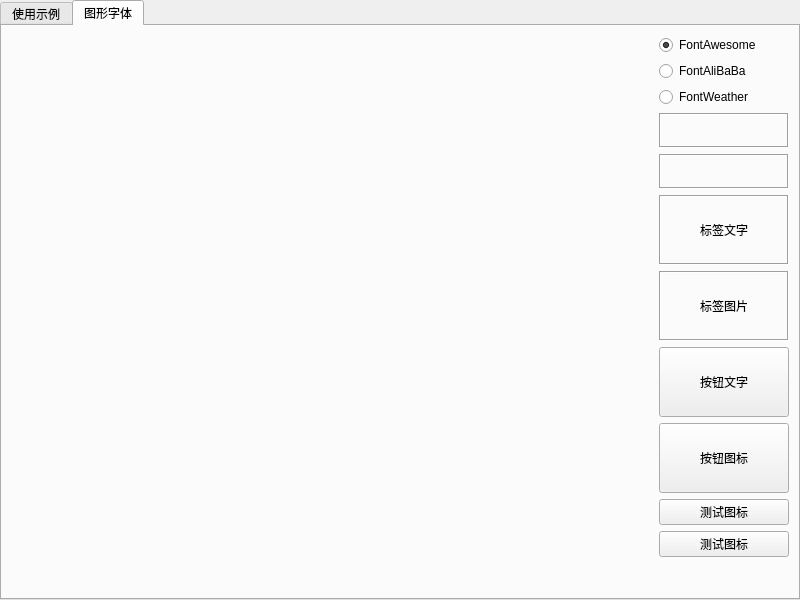
<?xml version="1.0" encoding="UTF-8"?>
<ui version="4.0">
 <class>frmIconHelper</class>
 <widget class="QWidget" name="frmIconHelper">
  <property name="geometry">
   <rect>
    <x>0</x>
    <y>0</y>
    <width>800</width>
    <height>600</height>
   </rect>
  </property>
  <property name="windowTitle">
   <string>Dialog</string>
  </property>
  <layout class="QVBoxLayout" name="verticalLayout_6">
   <property name="leftMargin">
    <number>0</number>
   </property>
   <property name="topMargin">
    <number>0</number>
   </property>
   <property name="rightMargin">
    <number>0</number>
   </property>
   <property name="bottomMargin">
    <number>0</number>
   </property>
   <item>
    <widget class="QTabWidget" name="tabWidget">
     <property name="currentIndex">
      <number>1</number>
     </property>
     <widget class="QWidget" name="tabNav">
      <attribute name="title">
       <string>使用示例</string>
      </attribute>
      <layout class="QVBoxLayout" name="verticalLayout_5">
       <item>
        <widget class="QWidget" name="widget" native="true">
         <property name="sizePolicy">
          <sizepolicy hsizetype="Preferred" vsizetype="Expanding">
           <horstretch>0</horstretch>
           <verstretch>0</verstretch>
          </sizepolicy>
         </property>
         <layout class="QGridLayout" name="gridLayout">
          <property name="leftMargin">
           <number>0</number>
          </property>
          <property name="topMargin">
           <number>0</number>
          </property>
          <property name="rightMargin">
           <number>0</number>
          </property>
          <property name="bottomMargin">
           <number>0</number>
          </property>
          <item row="0" column="0">
           <widget class="QWidget" name="widget1" native="true">
            <property name="minimumSize">
             <size>
              <width>120</width>
              <height>0</height>
             </size>
            </property>
            <property name="maximumSize">
             <size>
              <width>120</width>
              <height>16777215</height>
             </size>
            </property>
            <layout class="QVBoxLayout" name="verticalLayout">
             <property name="spacing">
              <number>0</number>
             </property>
             <property name="leftMargin">
              <number>0</number>
             </property>
             <property name="topMargin">
              <number>0</number>
             </property>
             <property name="rightMargin">
              <number>0</number>
             </property>
             <property name="bottomMargin">
              <number>0</number>
             </property>
             <item>
              <widget class="QToolButton" name="btn11">
               <property name="sizePolicy">
                <sizepolicy hsizetype="Expanding" vsizetype="Fixed">
                 <horstretch>0</horstretch>
                 <verstretch>0</verstretch>
                </sizepolicy>
               </property>
               <property name="text">
                <string>访客登记</string>
               </property>
              </widget>
             </item>
             <item>
              <widget class="QToolButton" name="btn12">
               <property name="sizePolicy">
                <sizepolicy hsizetype="Expanding" vsizetype="Fixed">
                 <horstretch>0</horstretch>
                 <verstretch>0</verstretch>
                </sizepolicy>
               </property>
               <property name="text">
                <string>记录查询</string>
               </property>
              </widget>
             </item>
             <item>
              <widget class="QToolButton" name="btn13">
               <property name="sizePolicy">
                <sizepolicy hsizetype="Expanding" vsizetype="Fixed">
                 <horstretch>0</horstretch>
                 <verstretch>0</verstretch>
                </sizepolicy>
               </property>
               <property name="text">
                <string>系统设置</string>
               </property>
              </widget>
             </item>
             <item>
              <widget class="QToolButton" name="btn14">
               <property name="sizePolicy">
                <sizepolicy hsizetype="Expanding" vsizetype="Fixed">
                 <horstretch>0</horstretch>
                 <verstretch>0</verstretch>
                </sizepolicy>
               </property>
               <property name="text">
                <string>系统重启</string>
               </property>
              </widget>
             </item>
             <item>
              <spacer name="verticalSpacer1">
               <property name="orientation">
                <enum>Qt::Vertical</enum>
               </property>
               <property name="sizeHint" stdset="0">
                <size>
                 <width>20</width>
                 <height>366</height>
                </size>
               </property>
              </spacer>
             </item>
            </layout>
           </widget>
          </item>
          <item row="0" column="1">
           <widget class="QWidget" name="widget2" native="true">
            <property name="minimumSize">
             <size>
              <width>120</width>
              <height>0</height>
             </size>
            </property>
            <property name="maximumSize">
             <size>
              <width>120</width>
              <height>16777215</height>
             </size>
            </property>
            <layout class="QVBoxLayout" name="verticalLayout_2">
             <property name="spacing">
              <number>0</number>
             </property>
             <property name="leftMargin">
              <number>0</number>
             </property>
             <property name="topMargin">
              <number>0</number>
             </property>
             <property name="rightMargin">
              <number>0</number>
             </property>
             <property name="bottomMargin">
              <number>0</number>
             </property>
             <item>
              <widget class="QToolButton" name="btn21">
               <property name="sizePolicy">
                <sizepolicy hsizetype="Expanding" vsizetype="Fixed">
                 <horstretch>0</horstretch>
                 <verstretch>0</verstretch>
                </sizepolicy>
               </property>
               <property name="text">
                <string>访客登记</string>
               </property>
              </widget>
             </item>
             <item>
              <widget class="QToolButton" name="btn22">
               <property name="sizePolicy">
                <sizepolicy hsizetype="Expanding" vsizetype="Fixed">
                 <horstretch>0</horstretch>
                 <verstretch>0</verstretch>
                </sizepolicy>
               </property>
               <property name="text">
                <string>记录查询</string>
               </property>
              </widget>
             </item>
             <item>
              <widget class="QToolButton" name="btn23">
               <property name="sizePolicy">
                <sizepolicy hsizetype="Expanding" vsizetype="Fixed">
                 <horstretch>0</horstretch>
                 <verstretch>0</verstretch>
                </sizepolicy>
               </property>
               <property name="text">
                <string>系统设置</string>
               </property>
              </widget>
             </item>
             <item>
              <widget class="QToolButton" name="btn24">
               <property name="sizePolicy">
                <sizepolicy hsizetype="Expanding" vsizetype="Fixed">
                 <horstretch>0</horstretch>
                 <verstretch>0</verstretch>
                </sizepolicy>
               </property>
               <property name="text">
                <string>系统重启</string>
               </property>
              </widget>
             </item>
             <item>
              <spacer name="verticalSpacer2">
               <property name="orientation">
                <enum>Qt::Vertical</enum>
               </property>
               <property name="sizeHint" stdset="0">
                <size>
                 <width>20</width>
                 <height>366</height>
                </size>
               </property>
              </spacer>
             </item>
            </layout>
           </widget>
          </item>
          <item row="0" column="2">
           <widget class="QWidget" name="widget3" native="true">
            <property name="minimumSize">
             <size>
              <width>120</width>
              <height>0</height>
             </size>
            </property>
            <property name="maximumSize">
             <size>
              <width>120</width>
              <height>16777215</height>
             </size>
            </property>
            <layout class="QVBoxLayout" name="verticalLayout_3">
             <property name="spacing">
              <number>0</number>
             </property>
             <property name="leftMargin">
              <number>0</number>
             </property>
             <property name="topMargin">
              <number>0</number>
             </property>
             <property name="rightMargin">
              <number>0</number>
             </property>
             <property name="bottomMargin">
              <number>0</number>
             </property>
             <item>
              <widget class="QToolButton" name="btn31">
               <property name="sizePolicy">
                <sizepolicy hsizetype="Expanding" vsizetype="Fixed">
                 <horstretch>0</horstretch>
                 <verstretch>0</verstretch>
                </sizepolicy>
               </property>
               <property name="text">
                <string>访客登记</string>
               </property>
              </widget>
             </item>
             <item>
              <widget class="QToolButton" name="btn32">
               <property name="sizePolicy">
                <sizepolicy hsizetype="Expanding" vsizetype="Fixed">
                 <horstretch>0</horstretch>
                 <verstretch>0</verstretch>
                </sizepolicy>
               </property>
               <property name="text">
                <string>记录查询</string>
               </property>
              </widget>
             </item>
             <item>
              <widget class="QToolButton" name="btn33">
               <property name="sizePolicy">
                <sizepolicy hsizetype="Expanding" vsizetype="Fixed">
                 <horstretch>0</horstretch>
                 <verstretch>0</verstretch>
                </sizepolicy>
               </property>
               <property name="text">
                <string>系统设置</string>
               </property>
              </widget>
             </item>
             <item>
              <widget class="QToolButton" name="btn34">
               <property name="sizePolicy">
                <sizepolicy hsizetype="Expanding" vsizetype="Fixed">
                 <horstretch>0</horstretch>
                 <verstretch>0</verstretch>
                </sizepolicy>
               </property>
               <property name="text">
                <string>系统重启</string>
               </property>
              </widget>
             </item>
             <item>
              <spacer name="verticalSpacer3">
               <property name="orientation">
                <enum>Qt::Vertical</enum>
               </property>
               <property name="sizeHint" stdset="0">
                <size>
                 <width>20</width>
                 <height>366</height>
                </size>
               </property>
              </spacer>
             </item>
            </layout>
           </widget>
          </item>
          <item row="0" column="3">
           <widget class="QWidget" name="widget4" native="true">
            <property name="minimumSize">
             <size>
              <width>120</width>
              <height>0</height>
             </size>
            </property>
            <property name="maximumSize">
             <size>
              <width>120</width>
              <height>16777215</height>
             </size>
            </property>
            <layout class="QVBoxLayout" name="verticalLayout_4">
             <property name="spacing">
              <number>0</number>
             </property>
             <property name="leftMargin">
              <number>0</number>
             </property>
             <property name="topMargin">
              <number>0</number>
             </property>
             <property name="rightMargin">
              <number>0</number>
             </property>
             <property name="bottomMargin">
              <number>0</number>
             </property>
             <item>
              <widget class="QToolButton" name="btn41">
               <property name="sizePolicy">
                <sizepolicy hsizetype="Expanding" vsizetype="Fixed">
                 <horstretch>0</horstretch>
                 <verstretch>0</verstretch>
                </sizepolicy>
               </property>
               <property name="text">
                <string>访客登记</string>
               </property>
              </widget>
             </item>
             <item>
              <widget class="QToolButton" name="btn42">
               <property name="sizePolicy">
                <sizepolicy hsizetype="Expanding" vsizetype="Fixed">
                 <horstretch>0</horstretch>
                 <verstretch>0</verstretch>
                </sizepolicy>
               </property>
               <property name="text">
                <string>记录查询</string>
               </property>
              </widget>
             </item>
             <item>
              <widget class="QToolButton" name="btn43">
               <property name="sizePolicy">
                <sizepolicy hsizetype="Expanding" vsizetype="Fixed">
                 <horstretch>0</horstretch>
                 <verstretch>0</verstretch>
                </sizepolicy>
               </property>
               <property name="text">
                <string>系统设置</string>
               </property>
              </widget>
             </item>
             <item>
              <widget class="QToolButton" name="btn44">
               <property name="sizePolicy">
                <sizepolicy hsizetype="Expanding" vsizetype="Fixed">
                 <horstretch>0</horstretch>
                 <verstretch>0</verstretch>
                </sizepolicy>
               </property>
               <property name="text">
                <string>系统重启</string>
               </property>
              </widget>
             </item>
             <item>
              <spacer name="verticalSpacer4">
               <property name="orientation">
                <enum>Qt::Vertical</enum>
               </property>
               <property name="sizeHint" stdset="0">
                <size>
                 <width>20</width>
                 <height>366</height>
                </size>
               </property>
              </spacer>
             </item>
            </layout>
           </widget>
          </item>
          <item row="0" column="4">
           <spacer name="horizontalSpacer">
            <property name="orientation">
             <enum>Qt::Horizontal</enum>
            </property>
            <property name="sizeHint" stdset="0">
             <size>
              <width>261</width>
              <height>20</height>
             </size>
            </property>
           </spacer>
          </item>
          <item row="1" column="0">
           <widget class="QLabel" name="labInfo1">
            <property name="frameShape">
             <enum>QFrame::Box</enum>
            </property>
            <property name="frameShadow">
             <enum>QFrame::Sunken</enum>
            </property>
            <property name="text">
             <string/>
            </property>
            <property name="alignment">
             <set>Qt::AlignCenter</set>
            </property>
           </widget>
          </item>
          <item row="1" column="1">
           <widget class="QLabel" name="labInfo2">
            <property name="frameShape">
             <enum>QFrame::Box</enum>
            </property>
            <property name="frameShadow">
             <enum>QFrame::Sunken</enum>
            </property>
            <property name="text">
             <string/>
            </property>
            <property name="alignment">
             <set>Qt::AlignCenter</set>
            </property>
           </widget>
          </item>
          <item row="1" column="2">
           <widget class="QLabel" name="labInfo3">
            <property name="frameShape">
             <enum>QFrame::Box</enum>
            </property>
            <property name="frameShadow">
             <enum>QFrame::Sunken</enum>
            </property>
            <property name="text">
             <string/>
            </property>
            <property name="alignment">
             <set>Qt::AlignCenter</set>
            </property>
           </widget>
          </item>
          <item row="1" column="3">
           <widget class="QLabel" name="labInfo4">
            <property name="frameShape">
             <enum>QFrame::Box</enum>
            </property>
            <property name="frameShadow">
             <enum>QFrame::Sunken</enum>
            </property>
            <property name="text">
             <string/>
            </property>
            <property name="alignment">
             <set>Qt::AlignCenter</set>
            </property>
           </widget>
          </item>
         </layout>
        </widget>
       </item>
       <item>
        <widget class="QWidget" name="widget5" native="true">
         <property name="minimumSize">
          <size>
           <width>0</width>
           <height>75</height>
          </size>
         </property>
         <property name="maximumSize">
          <size>
           <width>16777215</width>
           <height>75</height>
          </size>
         </property>
         <layout class="QHBoxLayout" name="horizontalLayout">
          <property name="spacing">
           <number>0</number>
          </property>
          <property name="leftMargin">
           <number>0</number>
          </property>
          <property name="topMargin">
           <number>0</number>
          </property>
          <property name="rightMargin">
           <number>0</number>
          </property>
          <property name="bottomMargin">
           <number>0</number>
          </property>
          <item>
           <widget class="QToolButton" name="btn51">
            <property name="sizePolicy">
             <sizepolicy hsizetype="Fixed" vsizetype="Expanding">
              <horstretch>0</horstretch>
              <verstretch>0</verstretch>
             </sizepolicy>
            </property>
            <property name="text">
             <string>访客登记</string>
            </property>
           </widget>
          </item>
          <item>
           <widget class="QToolButton" name="btn52">
            <property name="sizePolicy">
             <sizepolicy hsizetype="Fixed" vsizetype="Expanding">
              <horstretch>0</horstretch>
              <verstretch>0</verstretch>
             </sizepolicy>
            </property>
            <property name="text">
             <string>记录查询</string>
            </property>
           </widget>
          </item>
          <item>
           <widget class="QToolButton" name="btn53">
            <property name="sizePolicy">
             <sizepolicy hsizetype="Fixed" vsizetype="Expanding">
              <horstretch>0</horstretch>
              <verstretch>0</verstretch>
             </sizepolicy>
            </property>
            <property name="text">
             <string>系统设置</string>
            </property>
           </widget>
          </item>
          <item>
           <widget class="QToolButton" name="btn54">
            <property name="sizePolicy">
             <sizepolicy hsizetype="Fixed" vsizetype="Expanding">
              <horstretch>0</horstretch>
              <verstretch>0</verstretch>
             </sizepolicy>
            </property>
            <property name="text">
             <string>系统重启</string>
            </property>
           </widget>
          </item>
          <item>
           <spacer name="horizontalSpacer1">
            <property name="orientation">
             <enum>Qt::Horizontal</enum>
            </property>
            <property name="sizeHint" stdset="0">
             <size>
              <width>413</width>
              <height>20</height>
             </size>
            </property>
           </spacer>
          </item>
         </layout>
        </widget>
       </item>
       <item>
        <widget class="QWidget" name="widget6" native="true">
         <property name="minimumSize">
          <size>
           <width>0</width>
           <height>75</height>
          </size>
         </property>
         <property name="maximumSize">
          <size>
           <width>16777215</width>
           <height>75</height>
          </size>
         </property>
         <layout class="QHBoxLayout" name="horizontalLayout_2">
          <property name="spacing">
           <number>0</number>
          </property>
          <property name="leftMargin">
           <number>0</number>
          </property>
          <property name="topMargin">
           <number>0</number>
          </property>
          <property name="rightMargin">
           <number>0</number>
          </property>
          <property name="bottomMargin">
           <number>0</number>
          </property>
          <item>
           <spacer name="horizontalSpacer2">
            <property name="orientation">
             <enum>Qt::Horizontal</enum>
            </property>
            <property name="sizeHint" stdset="0">
             <size>
              <width>413</width>
              <height>20</height>
             </size>
            </property>
           </spacer>
          </item>
          <item>
           <widget class="QToolButton" name="btn61">
            <property name="sizePolicy">
             <sizepolicy hsizetype="Fixed" vsizetype="Expanding">
              <horstretch>0</horstretch>
              <verstretch>0</verstretch>
             </sizepolicy>
            </property>
            <property name="text">
             <string>访客登记</string>
            </property>
           </widget>
          </item>
          <item>
           <widget class="QToolButton" name="btn62">
            <property name="sizePolicy">
             <sizepolicy hsizetype="Fixed" vsizetype="Expanding">
              <horstretch>0</horstretch>
              <verstretch>0</verstretch>
             </sizepolicy>
            </property>
            <property name="text">
             <string>记录查询</string>
            </property>
           </widget>
          </item>
          <item>
           <widget class="QToolButton" name="btn63">
            <property name="sizePolicy">
             <sizepolicy hsizetype="Fixed" vsizetype="Expanding">
              <horstretch>0</horstretch>
              <verstretch>0</verstretch>
             </sizepolicy>
            </property>
            <property name="text">
             <string>系统设置</string>
            </property>
           </widget>
          </item>
          <item>
           <widget class="QToolButton" name="btn64">
            <property name="sizePolicy">
             <sizepolicy hsizetype="Fixed" vsizetype="Expanding">
              <horstretch>0</horstretch>
              <verstretch>0</verstretch>
             </sizepolicy>
            </property>
            <property name="text">
             <string>系统重启</string>
            </property>
           </widget>
          </item>
         </layout>
        </widget>
       </item>
      </layout>
     </widget>
     <widget class="QWidget" name="tabFont">
      <attribute name="title">
       <string>图形字体</string>
      </attribute>
      <layout class="QHBoxLayout" name="horizontalLayout_3">
       <item>
        <widget class="PanelWidget" name="widgetFontPanel" native="true">
         <property name="sizePolicy">
          <sizepolicy hsizetype="Expanding" vsizetype="Expanding">
           <horstretch>0</horstretch>
           <verstretch>0</verstretch>
          </sizepolicy>
         </property>
        </widget>
       </item>
       <item>
        <widget class="QWidget" name="widget_2" native="true">
         <property name="minimumSize">
          <size>
           <width>130</width>
           <height>0</height>
          </size>
         </property>
         <layout class="QVBoxLayout" name="verticalLayout_7">
          <property name="leftMargin">
           <number>0</number>
          </property>
          <property name="topMargin">
           <number>0</number>
          </property>
          <property name="rightMargin">
           <number>0</number>
          </property>
          <property name="bottomMargin">
           <number>0</number>
          </property>
          <item>
           <widget class="QRadioButton" name="rbtnFontAwesome">
            <property name="text">
             <string>FontAwesome</string>
            </property>
            <property name="checked">
             <bool>true</bool>
            </property>
           </widget>
          </item>
          <item>
           <widget class="QRadioButton" name="rbtnFontAliBaBa">
            <property name="text">
             <string>FontAliBaBa</string>
            </property>
           </widget>
          </item>
          <item>
           <widget class="QRadioButton" name="rbtnFontWeather">
            <property name="text">
             <string>FontWeather</string>
            </property>
           </widget>
          </item>
          <item>
           <widget class="QLabel" name="labCount">
            <property name="minimumSize">
             <size>
              <width>0</width>
              <height>35</height>
             </size>
            </property>
            <property name="frameShape">
             <enum>QFrame::Box</enum>
            </property>
            <property name="frameShadow">
             <enum>QFrame::Sunken</enum>
            </property>
            <property name="text">
             <string/>
            </property>
            <property name="alignment">
             <set>Qt::AlignCenter</set>
            </property>
           </widget>
          </item>
          <item>
           <widget class="QLabel" name="labValue">
            <property name="minimumSize">
             <size>
              <width>0</width>
              <height>35</height>
             </size>
            </property>
            <property name="frameShape">
             <enum>QFrame::Box</enum>
            </property>
            <property name="frameShadow">
             <enum>QFrame::Sunken</enum>
            </property>
            <property name="text">
             <string/>
            </property>
            <property name="alignment">
             <set>Qt::AlignCenter</set>
            </property>
           </widget>
          </item>
          <item>
           <widget class="QLabel" name="labIcon">
            <property name="minimumSize">
             <size>
              <width>0</width>
              <height>70</height>
             </size>
            </property>
            <property name="frameShape">
             <enum>QFrame::Box</enum>
            </property>
            <property name="frameShadow">
             <enum>QFrame::Sunken</enum>
            </property>
            <property name="text">
             <string>标签文字</string>
            </property>
            <property name="alignment">
             <set>Qt::AlignCenter</set>
            </property>
           </widget>
          </item>
          <item>
           <widget class="QLabel" name="labImage">
            <property name="minimumSize">
             <size>
              <width>0</width>
              <height>70</height>
             </size>
            </property>
            <property name="frameShape">
             <enum>QFrame::Box</enum>
            </property>
            <property name="frameShadow">
             <enum>QFrame::Sunken</enum>
            </property>
            <property name="text">
             <string>标签图片</string>
            </property>
            <property name="alignment">
             <set>Qt::AlignCenter</set>
            </property>
           </widget>
          </item>
          <item>
           <widget class="QPushButton" name="btnIcon">
            <property name="minimumSize">
             <size>
              <width>0</width>
              <height>70</height>
             </size>
            </property>
            <property name="text">
             <string>按钮文字</string>
            </property>
           </widget>
          </item>
          <item>
           <widget class="QToolButton" name="btnImage">
            <property name="sizePolicy">
             <sizepolicy hsizetype="Preferred" vsizetype="Preferred">
              <horstretch>0</horstretch>
              <verstretch>0</verstretch>
             </sizepolicy>
            </property>
            <property name="minimumSize">
             <size>
              <width>0</width>
              <height>70</height>
             </size>
            </property>
            <property name="text">
             <string>按钮图标</string>
            </property>
           </widget>
          </item>
          <item>
           <widget class="QPushButton" name="btnTest1">
            <property name="text">
             <string>测试图标</string>
            </property>
           </widget>
          </item>
          <item>
           <widget class="QPushButton" name="btnTest2">
            <property name="text">
             <string>测试图标</string>
            </property>
           </widget>
          </item>
          <item>
           <spacer name="verticalSpacer">
            <property name="orientation">
             <enum>Qt::Vertical</enum>
            </property>
            <property name="sizeHint" stdset="0">
             <size>
              <width>20</width>
              <height>105</height>
             </size>
            </property>
           </spacer>
          </item>
         </layout>
        </widget>
       </item>
      </layout>
     </widget>
    </widget>
   </item>
  </layout>
 </widget>
 <customwidgets>
  <customwidget>
   <class>PanelWidget</class>
   <extends>QWidget</extends>
   <header location="global">panelwidget.h</header>
   <container>1</container>
  </customwidget>
 </customwidgets>
 <resources/>
 <connections/>
</ui>
